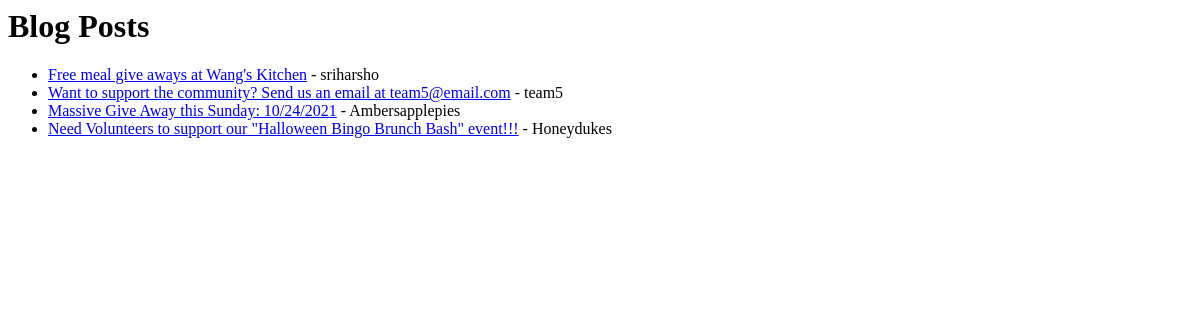
Before: /blogposts/ (signed in) with the older database file.
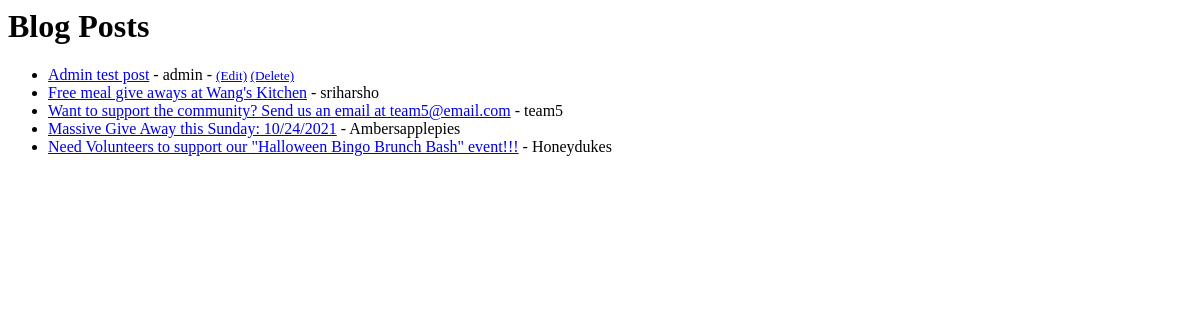
After: the same page with the newer database file.
### accounts/models.py (models this page shows, shortened)
class Post(models.Model):
    title = models.CharField(max_length=255)
    author = models.ForeignKey(User, on_delete=models.CASCADE)
    body = models.TextField()

### accounts/views.py (the view)
# urls.py: path("blogposts/", PostView.as_view(), name="posts"),
class PostView(ListView):
    model = Post
    template_name = "accounts/blogposts/blogposts.html"
    ordering = ["-id"]

### accounts/templates/accounts/blogposts/blogposts.html
{% if user.is_authenticated %}
<h1>Blog Posts</h1>
<ul>
    {% for post in object_list %}
    <li> <a href="{% url 'blog-details' post.pk %}"> {{post.title}}</a>
    - {{post.author}}
        {% if user.id == post.author.id %}
            - <small>   <a href = "{% url 'update_post' post.pk %}">(Edit)</a>
                        <a href = "{% url 'delete_post' post.pk %}">(Delete)</a>
            </small> <br/>
        {% endif %}
    </li>
    {% endfor %}
</ul>
{% else %}
    Please login to access this page!
{% endif %}

Changed rows visible on the page:
added Post: title "Admin test post", author "admin", shows "(Edit)"
